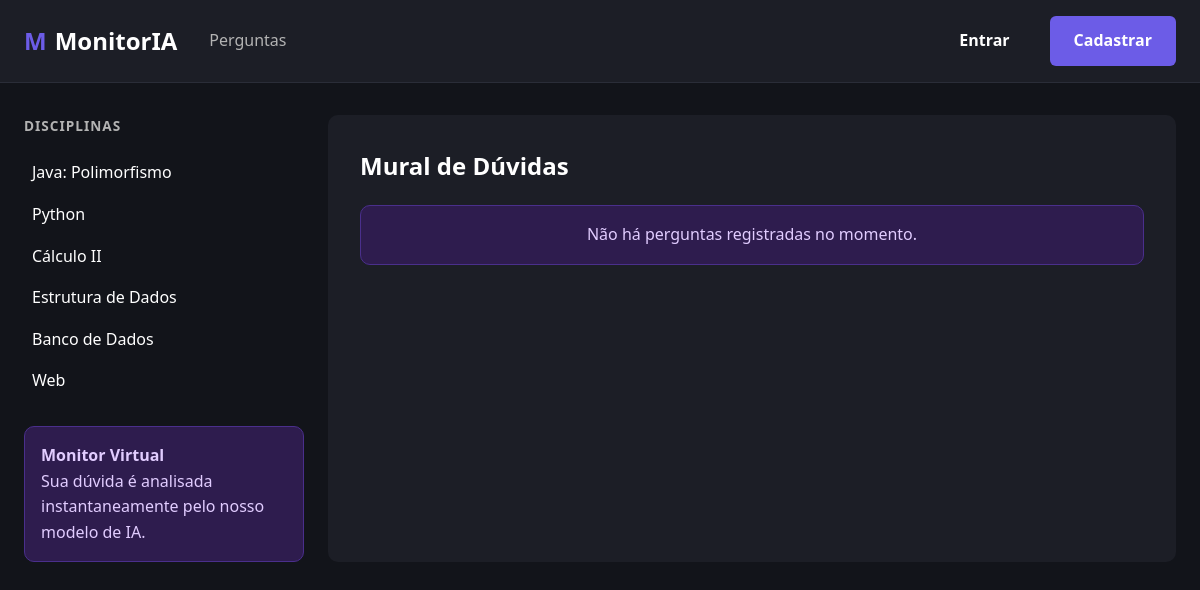
The app's page /, older data.
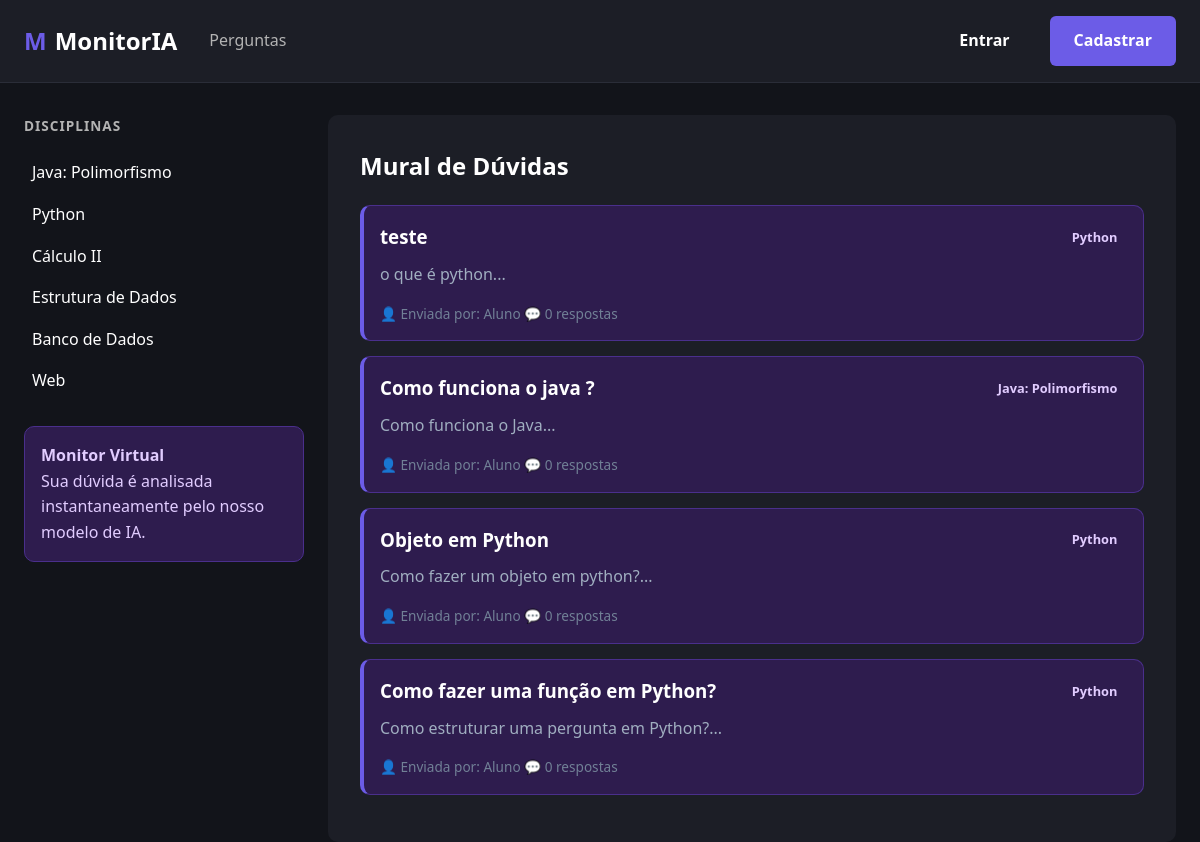
The same page, newer data.
### modelos/entidades.py (models this page shows)
class Pergunta(banco.Model):
    __tablename__ = 'perguntas'
    id = banco.Column(banco.Integer, primary_key=True)
    titulo = banco.Column(banco.String(200), nullable=False)
    corpo = banco.Column(banco.Text, nullable=False)
    disciplina = banco.Column(banco.String(100), nullable=False)
    usuario_id = banco.Column(banco.Integer, banco.ForeignKey('usuarios.id'), nullable=False)
    data_criacao = banco.Column(banco.DateTime, default=datetime.utcnow)
    respostas = banco.relationship('Resposta', backref='pergunta', lazy=True)

### controles/rotas_perguntas.py (the view)
@blueprint_perguntas.route('/')
def base():
    return render_template('home.html',
                           perguntas=servico.listar_todas(),
                           disciplinas=servico.listar_disciplinas())

### repositorios/repositorio_pergunta.py (called while the page is built)
    def buscar_todas(self) -> list[Pergunta]:
        return Pergunta.query.order_by(Pergunta.data_criacao.desc()).all()

### servicos/servico_pergunta.py (called while the page is built)
    def listar_todas(self) -> list[Pergunta]:
        return self.repositorio.buscar_todas()

    def listar_disciplinas(self) -> list[str]:
        return ["Java: Polimorfismo", "Python", "Cálculo II", "Estrutura de Dados", "Banco de Dados", "Web"]

### templates/home.html (shortened to what this page needs)
{% extends 'base.html' %}
{% block content %}
<h2 style="color: white; margin-bottom: 20px;">Mural de Dúvidas</h2>
{% if perguntas %}
    {% for pergunta in perguntas %}
        <div class="box-ia" style="margin-bottom: 15px; border-left: 4px solid var(--roxo-principal);">
            <div style="display: flex; justify-content: space-between; align-items: center;">
                <h3 style="margin: 0;">
                    <a href="{{ url_for('perguntas.ver_pergunta', id=pergunta.id) }}" style="color: white; text-decoration: none;">
                        {{ pergunta.titulo }}
                    </a>
                </h3>
                <span class="badge">{{ pergunta.disciplina }}</span>
            </div>
            <p style="color: #a0aec0; margin-top: 10px;">{{ pergunta.corpo[:120] }}...</p>
            <div style="margin-top: 15px; font-size: 0.85rem; color: #718096;">
                <span>👤 Enviada por: {{ pergunta.usuario.nome if pergunta.usuario else 'Aluno' }}</span>
                <span>💬 {{ pergunta.respostas|length }} respostas</span>
            </div>
        </div>
    {% endfor %}
{% else %}
    <div class="box-ia" style="text-align: center;">
        <p>Não há perguntas registradas no momento.</p>
    </div>
{% endif %}
{% endblock %}

Row changes from the older to the newer data that the page shows:
added Pergunta: titulo "teste", disciplina "Python", corpo "o que é python", usuario "Aluno", respostas|length "0"
added Pergunta: titulo "Como funciona o java ?", disciplina "Java: Polimorfismo", corpo "Como funciona o Java", usuario "Aluno", respostas|length "0"
added Pergunta: titulo "Objeto em Python", disciplina "Python", corpo "Como fazer um objeto em python?", usuario "Aluno", respostas|length "0"
added Pergunta: titulo "Como fazer uma função em Python?", disciplina "Python", corpo "Como estruturar uma pergunta em Python?", usuario "Aluno", respostas|length "0"
Text that changed along with them:
text no longer shown: "Não há perguntas registradas no momento."
